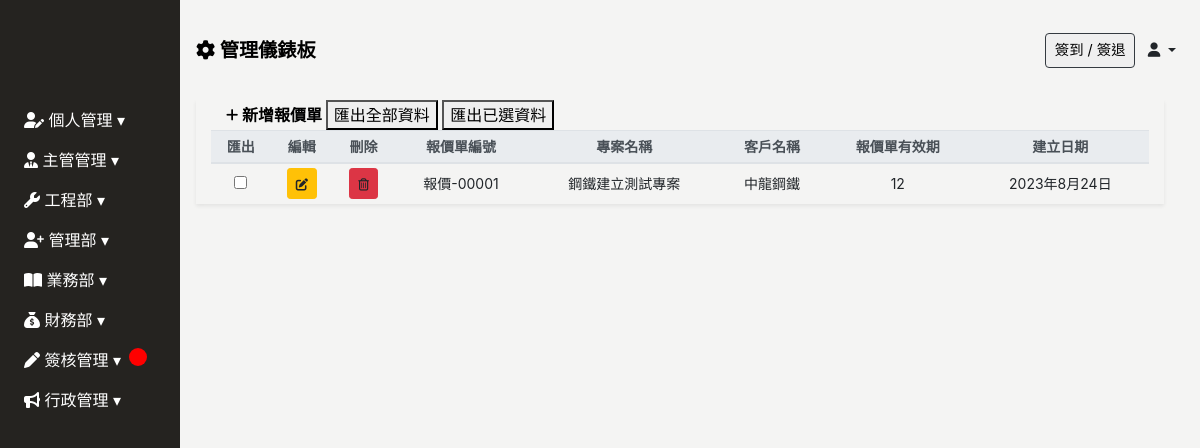
/quotation, run on the app's committed database.
### Backend/models.py (models this page shows, shortened)
class ModifiedModel(models.Model):
    modified_by = models.ForeignKey("Employee", on_delete=models.SET_NULL, null=True, blank=True)
    created_date = models.DateField(default=timezone.now,verbose_name='建立日期')
    update_date = models.DateField(auto_now=True, verbose_name='更新日期')
    class Meta:
        abstract = True

class Quotation(ModifiedModel):
    customer_name = models.CharField(max_length=100, verbose_name="客戶名稱",blank=True, null=True)
    tax_id = models.CharField(max_length=20, verbose_name="統一編號",blank=True, null=True)
    contact_person = models.CharField(max_length=50, verbose_name="聯絡人",blank=True, null=True)
    address = models.TextField(verbose_name="地址",blank=True, null=True)
    tel = models.CharField(max_length=20, verbose_name="電話",blank=True, null=True)
    mobile = models.CharField(max_length=20, verbose_name="手機",blank=True, null=True)
    fax = models.CharField(max_length=20, verbose_name="傳真",blank=True, null=True)
    email = models.EmailField(verbose_name="電子郵件",blank=True, null=True)
    project_name = models.CharField(max_length=100, verbose_name="專案名稱",blank=True, null=True)
    quote_validity_period = models.IntegerField(verbose_name="報價單有效期",blank=True, null=True)
    business_tel = models.CharField(max_length=20, verbose_name="業務電話",blank=True, null=True)
    business_assistant = models.CharField(max_length=50, verbose_name="業務助理",blank=True, null=True)
    work_item = models.ManyToManyField(Work_Item,blank=True, related_name="quotations",verbose_name="工項")
    internal_content = models.TextField(blank=True, null=True, verbose_name='紀錄(對內)')
    created_by = models.ForeignKey("Employee",related_name="quotation_author", on_delete=models.SET_NULL, null=True, blank=True)
    def get_show_id(self):
        return f"報價-{str(self.id).zfill(5)}"
    class Meta:
        verbose_name = "報價單"
        verbose_name_plural = "報價單"

### Frontend/views.py (the view)
# urls.py: path('quotation', views.Quotation_ListView.as_view(), name="quotation"),
class Quotation_ListView(ListView):
    model = Quotation
    template_name = 'quotation/quotation.html'
    context_object_name = 'quotation'
    def get_context_data(self, **kwargs):
        context = super().get_context_data(**kwargs)
        context["workitems"]= Work_Item.objects.all()
        context['client_list'] = Client.objects.all()
        return context

### Backend/models.py (called while the page is built)
    def get_display_text(self):
        pn_id = f"WT-{str(self.id).zfill(5)}"
        return f"{pn_id} | {self.item_name} | {self.item_id} | {self.unit} | {self.unit_price}(價格)"

### Frontend/templates/quotation/quotation.html (shortened to what this page needs)
{% extends 'base/base_dashboard.html' %}
{% block import %}
{% load static%}
<link rel="stylesheet" href="{% static 'css/employee/employee.css' %}">
{% endblock %}
{% block main %}
<div class="main px-3" id="employee-app">
    <div class="employee-table container-fluid shadow-sm table-responsive-lg">
        <table class="table table-sm table-hover text-center" id="table" data-toggle="table" data-sortable="true"
            data-toolbar="#toolbar" data-search="true" data-show-columns="true" data-filter-strict-search="true"
            data-show-columns-toggle-all="true" data-pagination="true" data-page-size="25" data-page-list="[25, All]"
            data-filter-control="true">
            <div id="toolbar">
                <div class="employee-header container-fluid">
                    <a href="" class="font-weight-bold" id="sys_new" data-toggle="modal" data-target="#employee-modal">
                        <i class="fa-solid fa-plus fa-sm" style="color: #000000;"></i> 新增報價單
                    </a>
                    <button class="d-none d-md-inline-block" onclick="exportAllOptionToExcel('員工.xlsx')"
                        data-export-url="{% url 'excel_export' %}">匯出全部資料</button>
                    <button class="d-none d-md-inline-block"
                        onclick="exportSelectedOptionToExcel('員工.xlsx')">匯出已選資料</button>
                </div>
            </div>
            <thead class="thead-light" style="font-size: 14px;">
                <tr class="text-nowrap">
                    <th data-force-hide="true" data-switchable="false" data-no-print="true" data-field="checkbox"
                        class="d-none d-md-table-cell">匯出</th>
                    <th data-force-hide="true" data-switchable="false" data-no-print="true" data-field="edit">編輯</th>
                    <th data-force-hide="true" data-switchable="false" data-no-print="true" data-field="delete">刪除</th>
                    <th data-field="quotation_id" data-sortable="true">報價單編號</th>
                    <th data-field="project_name" data-sortable="true">專案名稱</th>
                    <th data-field="tax_id" data-sortable="true">客戶名稱</th>
                    <th data-field="quote_validity_period" data-sortable="true">報價單有效期</th>
                    <th data-field="created_date" data-sortable="true">建立日期</th>
                </tr>
            </thead>
            <tbody class="text-nowrap" style="font-size: 14px;">
                {% for item in quotation %}
                <tr>
                    <td><input type="checkbox" name="importcheckd" onclick="updateCheckedArray(this)"value="{{ item.id }}"></td>
                    <td>
                        <a data-target="#employee-modal" type="button" data-url="quotation" data-id="{{ item.id }}"
                            class="sys_get btn btn-sm btn-warning" data-toggle="modal"
                            data-target="#project-confirmation-modal" onclick="LoadData(event)">
                        </a>
                    </td>
                    <td>
                        <a data-url="quotation" data-target="#employee-modal" data-id="{{ item.id }}" type="button"
                            class="sys_del btn btn-sm btn-danger" onclick="DELETE_handleClick(event)">
                        </a>
                    </td>
                    <td>
                        {{ item.get_show_id}}
                    </td>
                    <td>
                        {{ item.project_name}}
                    </td>
                    <td>
                        {{ item.customer_name}}
                    </td>
                    <td>
                        {{ item.quote_validity_period}}
                    </td>
                    <td>
                        {{ item.created_date}}
                    </td>
                </tr>
                {% endfor %}
            </tbody>
        </table>
    </div>
</div>
{% endblock %}

### static/css/base/base.css (style rules this page uses)
:root { --sidebar-width: 180px; --theme-black: #252320; --theme-white: #f4f4f3; }
body { background: var(--theme-white); }
a { color: #0d4c91; }
button { color: #000; }

### static/css/index/index-login.css (style rules this page uses)
.main { width: calc(100vw - var(--sidebar-width) - 20px); position: relative; left: var(--sidebar-width); top: 100px; }

### static/css/employee/employee.css (style rules this page uses)
.employee-header a { text-decoration: none; color: black; }
.employee-table td { vertical-align: middle; }

### data on the page
Quotation: get_show_id "報價-00001", project_name "鋼鐵建立測試專案", customer_name "中龍鋼鐵", quote_validity_period "12", created_date "2023年8月24日"
